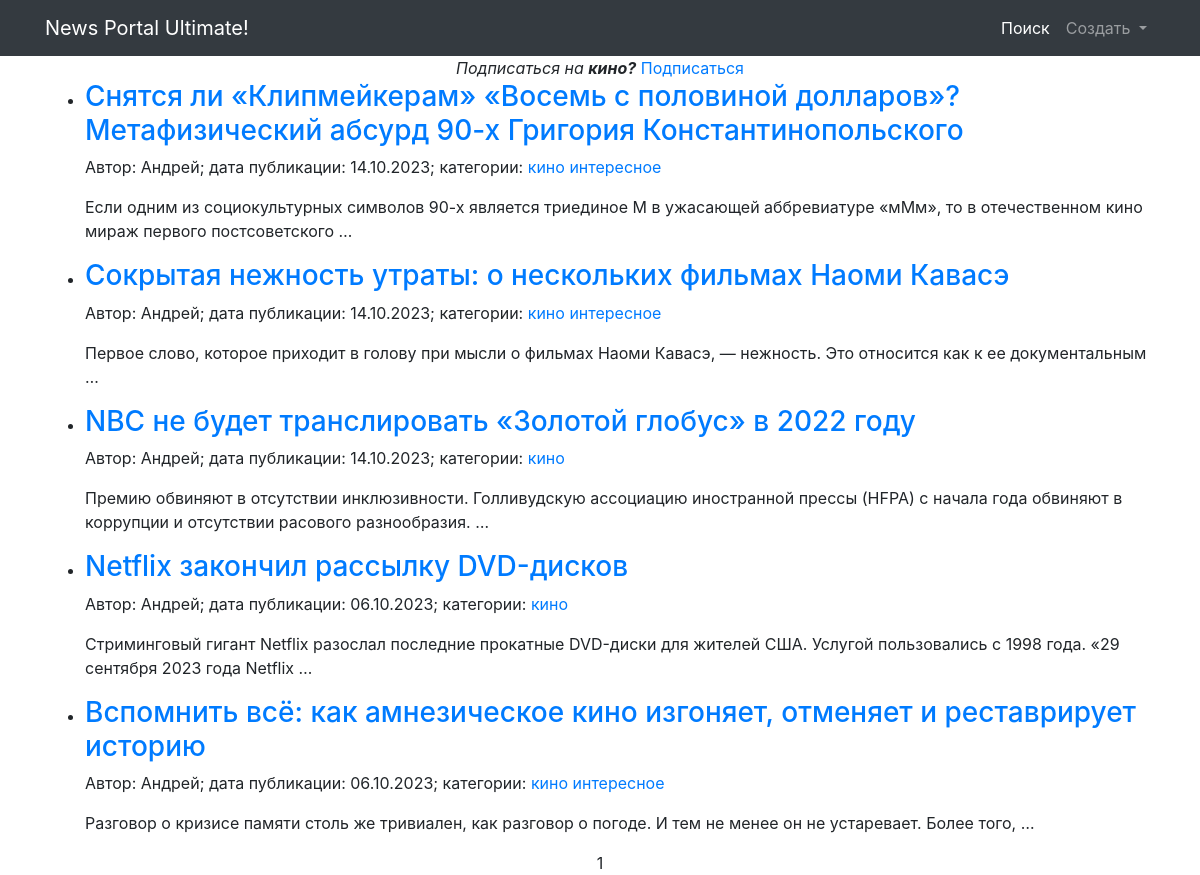
Page /news/category/1/ (signed in) on the committed database.
### news/models.py (models this page shows, shortened)
class Category(models.Model):
    name = models.CharField(unique=True, max_length=255)  # Уникальное имя категории
    subscribers = models.ManyToManyField(User, blank=True)
    def __str__(self):
        return self.name

class Post(models.Model):
    author = models.ForeignKey(Author, on_delete=models.CASCADE)  # Связь с моделью Author
    time_in = models.DateTimeField(auto_now_add=True)  # Дата и время создания поста
    type = models.CharField(choices=POST_TYPES, max_length=2)  # Тип поста (Статья или Новость)
    category = models.ManyToManyField('Category', through='PostCategory')
    title = models.TextField(max_length=255)  # Заголовок поста
    text = models.TextField()  # Текст поста
    rating = models.IntegerField(default=0)  # Рейтинг поста

class Author(models.Model):
    name = models.CharField(max_length=255)  # Имя автора
    user = models.OneToOneField(User, on_delete=models.CASCADE)  # Связь один-к-одному с моделью User
    rating = models.IntegerField(default=0)  # Рейтинг автора
    def __str__(self):
        return self.name

### news/views.py (the view)
# urls.py: path('category/<int:pk>/', PostCategory.as_view(), name='category'),
class PostCategory(ListView):
    model = Post
    ordering = ['-time_in']
    template_name = 'category.html'
    context_object_name = 'news'
    paginate_by = 10
    def get_queryset(self):
        self.id = resolve(self.request.path_info).kwargs['pk']
        c = Category.objects.get(id=self.id)
        queryset = Post.objects.filter(category=c)
        return queryset
    def get_context_data(self, **kwargs):
        context = super().get_context_data(**kwargs)
        user = self.request.user
        category = Category.objects.get(id=self.id)
        subscribed = category.subscribers.filter(email=user.email)
        if not subscribed:
            context['category'] = category
        return context

### news/templatetags/custom_filters.py (called while the page is built)
@register.filter(name='censor')
def censor(text):
   words = text.split()
   censored_words = []
   for word in words:
      lowercase_word = word.lower()
      if any(re.match(rf'\b{re.escape(word_base)}\w*\b', lowercase_word) for word_base in CENSOR_WORDS):
         censored_word = word[0] + '*' * len(word[1:])
         censored_words.append(censored_word)
      else:
         censored_words.append(word)
   censored_text = ' '.join(censored_words)
   return censored_text

### templates/category.html
{% extends 'flatpages/default.html' %}
{% block content %}
    {% if category.id %}
    <div class="subscribe">
        <em>
            Подписаться на
            <strong>{{category}}?</strong>
        </em>
        <a href="" class="button
        button-outline">
            Подписаться
        </a>
    </div>
    {% include "content.html" %}
    {% endif %}
{% endblock content %}

### templates/flatpages/default.html (shortened to what this page needs)
<!DOCTYPE html>
<html lang="en">
    <head>
        {% load static %}
        <link href="https://cdn.jsdelivr.net/npm/bootstrap@4.5.2/dist/css/bootstrap.min.css" rel="stylesheet">
    </head>
    <body>
        <nav class="navbar navbar-expand-lg navbar-dark bg-dark static-top">
           <div class="container">
               <a class="navbar-brand" href="{% url 'post_list' %}">News Portal Ultimate!</a>
               <div class="collapse navbar-collapse" id="navbarResponsive">
                   <ul class="navbar-nav ml-auto">
                       <li class="nav-item active">
                           <a class="nav-link" href="{% url 'search' %}">Поиск</a>
                       </li>
                       <li class="nav-item dropdown">
                        <a class="nav-link dropdown-toggle" href="#" id="createDropdown" data-toggle="dropdown" aria-haspopup="true" aria-expanded="false">
                            Создать
                        </a>
                   </ul>
               </div>
           </div>
        </nav>
        <div class="container">
            <div class="row">
                <div class="col-lg-12 text-center">
                   {% block content %}{% endblock content %}
               </div>
            </div>
        </div>
    </body>
</html>

### templates/content.html (shortened to what this page needs)
{% load custom_filters %}
{% load custom_tags %}
{% if news %}
    <ul>
        {% for new in news|dictsortreversed:"time_in" %}
        <li>
            <h3 style="text-align: left;">
                <a href="{% url 'new' new.id %}">
                    {{new.title|censor}}
                </a>
            </h3>
            <p style="text-align: left;" class="details">
                Автор: <span class="author">{{new.author}}</span>;
                дата публикации: <span class="date">{{new.time_in|date:'d.m.Y'}}</span>;
                категории:
                {% for c in new.category.values %}
                <a href="{% url 'category' c.id %}" class="category">{{c.name}}</a>
                {% endfor %}
            </p>
            <p style="text-align: left;">{{new.text|censor|truncatewords:20}}</p>
        </li>
        {% endfor %}
    </ul>
    {{ page_obj.number }}
{% else %}
    <h2>Постов нет!</h2>
{% endif %}

### rows in the picture
Category: name "кино"
Post: title|censor "Снятся ли «Клипмейкерам» «Восемь с половиной долларов»? Метафизический абсурд 90-х Григория Константинопольского", author "Андрей", time_in "14.10.2023", text|censor "Если одним из социокультурных символов 90-х является триединое М в ужасающей аббревиатуре «мМм», то в отечественном кино мираж первого постсоветского …"
Category: name "интересное"
Post: title|censor "Сокрытая нежность утраты: о нескольких фильмах Наоми Кавасэ", author "Андрей", time_in "14.10.2023", text|censor "Первое слово, которое приходит в голову при мысли о фильмах Наоми Кавасэ, — нежность. Это относится как к ее документальным …"
Post: title|censor "NBC не будет транслировать «Золотой глобус» в 2022 году", author "Андрей", time_in "14.10.2023", text|censor "Премию обвиняют в отсутствии инклюзивности. Голливудскую ассоциацию иностранной прессы (HFPA) с начала года обвиняют в коррупции и отсутствии расового разнообразия. …"
Post: title|censor "Netflix закончил рассылку DVD-дисков", author "Андрей", time_in "06.10.2023", text|censor "Стриминговый гигант Netflix разослал последние прокатные DVD-диски для жителей США. Услугой пользовались с 1998 года. «29 сентября 2023 года Netflix …"
Post: title|censor "Вспомнить всё: как амнезическое кино изгоняет, отменяет и реставрирует историю", author "Андрей", time_in "06.10.2023", text|censor "Разговор о кризисе памяти столь же тривиален, как разговор о погоде. И тем не менее он не устаревает. Более того, …"

### other values in the picture
{{ page_obj.number }} "1"
